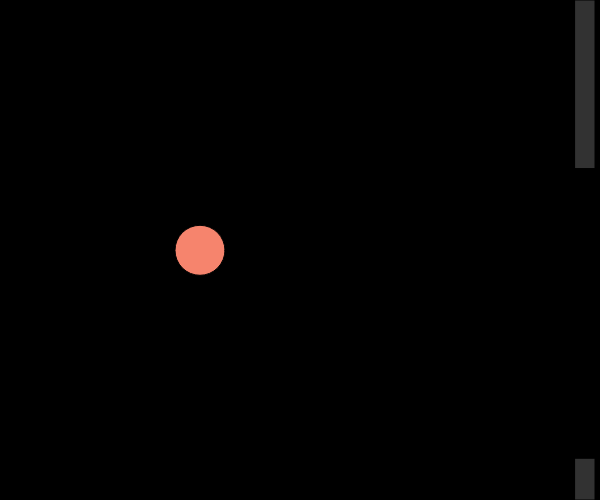
Frame 1 (no input)
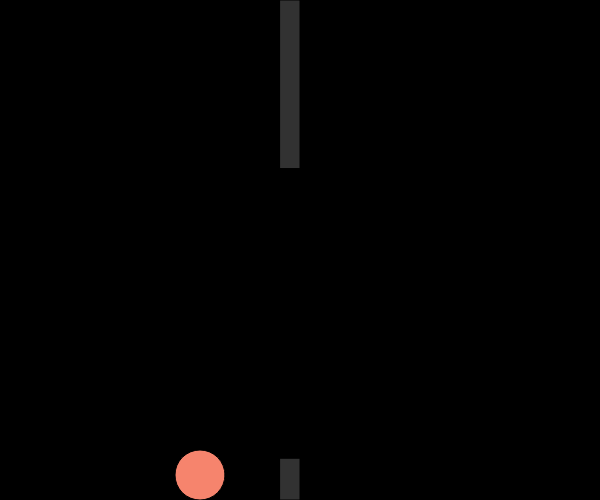
Frame 60 (no input)
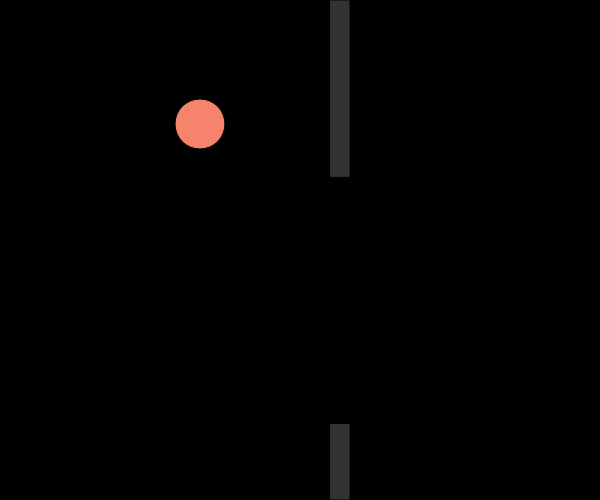
Frame 120 (the mouse pressed at the canvas centre since frame 60)

The p5.js sketch that drew these frames (run headless with seeded random() and noise() and a simulated clock; from frame 60 on, the mouse is pressed at the canvas centre):

// p5.js sketch
// ── sketch.js
let bird;
let obs = [];
function setup(){
    createCanvas(600,500);
    bird = new Bird();
    obs.push(new Obstacle());
}
function draw(){
    background(0);
    bird.update();
    for (let i = 0; i < obs.length; i++) {
        if(obs[i].collides(bird)) {
            noLoop();
        }
        obs[i].update();
        obs[i].show();
        
    }
    if(frameCount % 70 == 0) {
        obs.push(new Obstacle());
    }
    bird.show();
}
function mousePressed(){
    bird.up();
}
// ── bird.js
class Bird {
    constructor(){
        this.x = width/3;
        this.y = height/2;
        this.r = 25;
        this.gravity = 0.3;
        this.velocity = 0;
    }
    show(){
        fill(246, 132, 109);
        ellipse(this.x, this.y, this.r*2);
    }
    update(){
        this.velocity += this.gravity;
        this.y += this.velocity;
        if(this.y > height - this.r) {
            this.y = height - this.r;
            this.velocity = 0;
        }
        if(this.y < this.r) {
            this.y = this.r;
            this.velocity = 0;
        }
    }
    up(){
        this.velocity -=15;
    }
}
// ── obstacle.js
class Obstacle {
    constructor() {
        this.w = 20;
        this.x = width - this.w;
        this.y1 = random(height / 2)-10;
        this.y2 = random(height / 2)-10;
        this.c = false;
        
    }
    show(){
        if(this.c == true) {
            fill(255,0,0)
        } else {
            fill(50);
        }
        rect(this.x, 0, this.w, this.y1);
        rect(this.x, height - this.y2, this.w, this.y2);
    }
    update(){
        this.x -= 5;
    }
    collides(bird) {
        if(bird.y < this.y1 || bird.y > height - this.y2) {
            if(bird.x > this.x && bird.x < this.x + this.w) {
                this.c = true;
                return true;
                
            }
        }
    }
    
}
